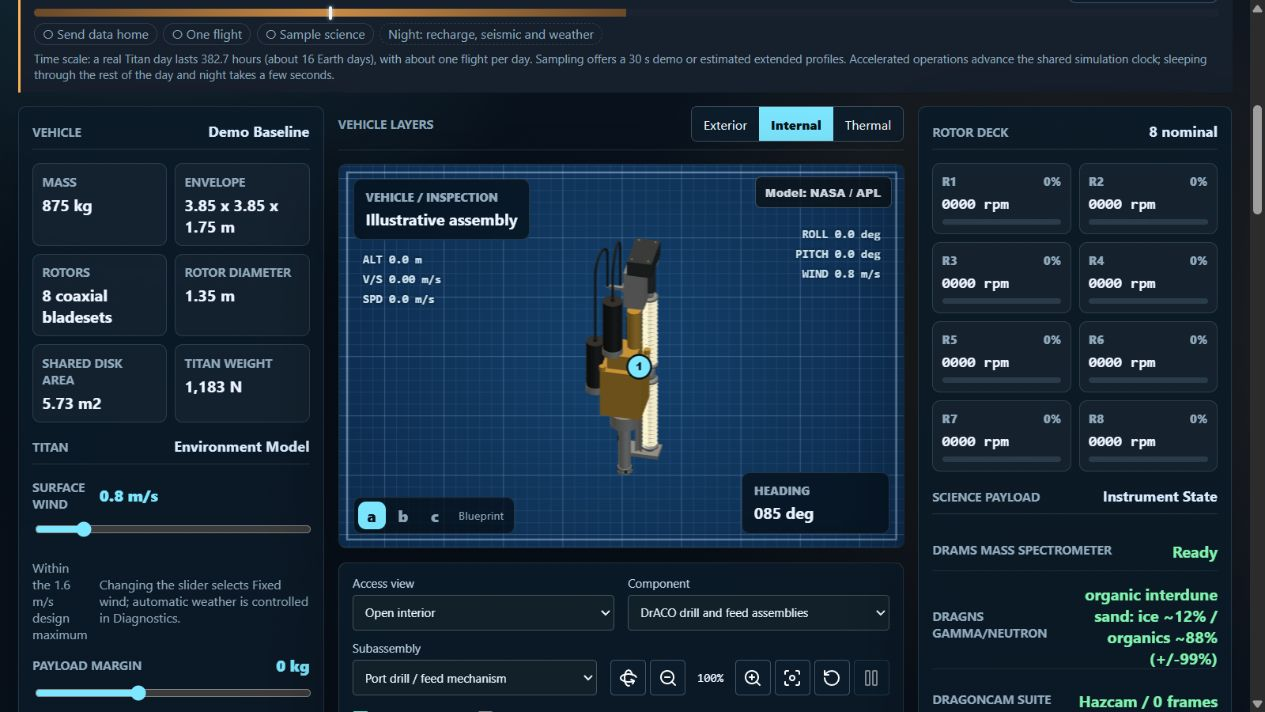
#> input picture research/drill-drive-2026-10-27/installed-port.png, 1265 x 712 px, given in place of draco-ams2024-210.jpg, which was not available
$ python comparison.py
#> lines starting #> are read from the running program, lines starting #| are printed output that depends on the picture; pictures that were not available may be replaced by others from this repository, and a replacement may not be noted
"""Mechanical crops of the real source and actual WebGL mesh captures; no synthesis."""
from pathlib import Path
from PIL import Image, ImageOps, ImageDraw, ImageFont
base=Path(__file__).resolve().parent
font=ImageFont.truetype('C:/Windows/Fonts/arial.ttf',21)
small=ImageFont.truetype('C:/Windows/Fonts/arial.ttf',17)
panels=[
 ('REAL / EM1 COVERED DRIVE',base/'../sources/draco-ams2024/draco-ams2024-210.jpg',(620,875,825,1130)),
 ('SIM / COVERS ON',base/'isolated-drive-covers-on.png',(450,120,890,590)),
 ('SIM / COVERS OFF / ESTIMATES',base/'isolated-drive-covers-off.png',(450,120,890,590)),
]
out=Image.new('RGB',(1320,650),'#edf1f3');draw=ImageDraw.Draw(out)
#> after `out = Image.new('RGB', (1320, 650), '#edf1f3')`:
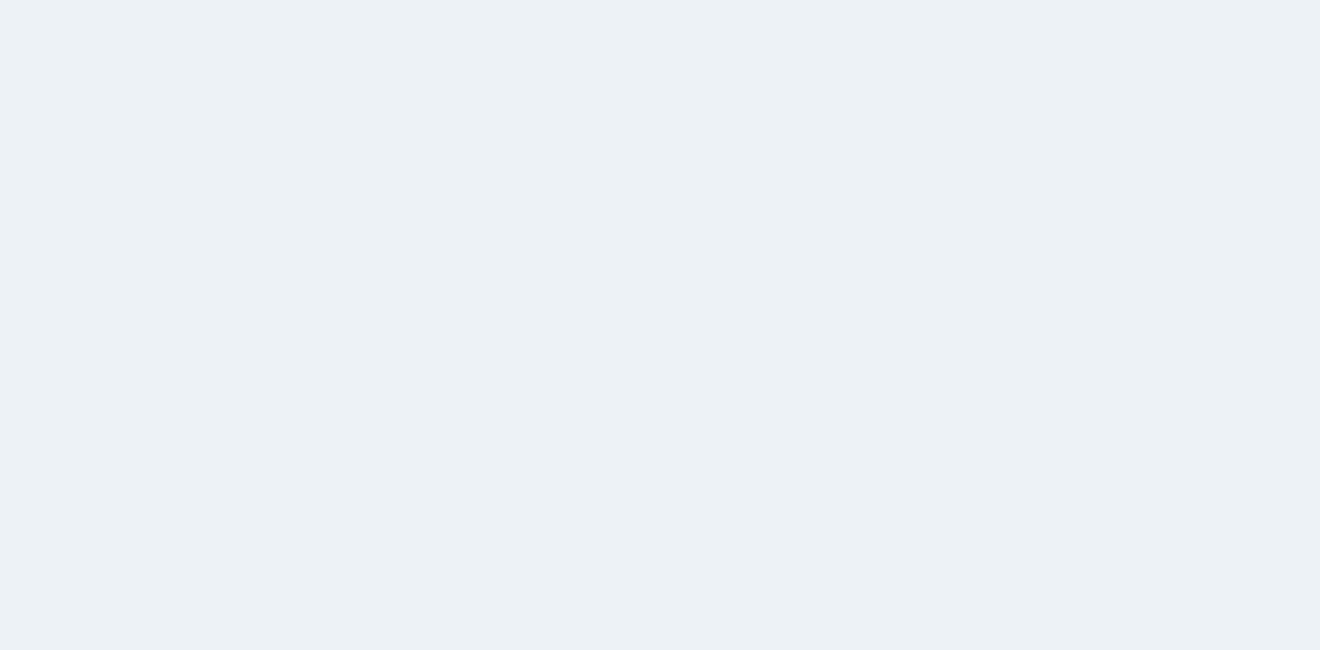
#> out: PIL image 1320x650 RGB; mean R, G, B 237, 241, 243
for i,(title,path,crop) in enumerate(panels):
 x=i*440;draw.text((x+12,20),title,font=font,fill='#152634')
 pic=ImageOps.contain(Image.open(path).convert('RGB').crop(crop),(410,490))
#> pic: PIL image 394x490 RGB; every value is 0
 out.paste(pic,(x+(440-pic.width)//2,65+(490-pic.height)//2))
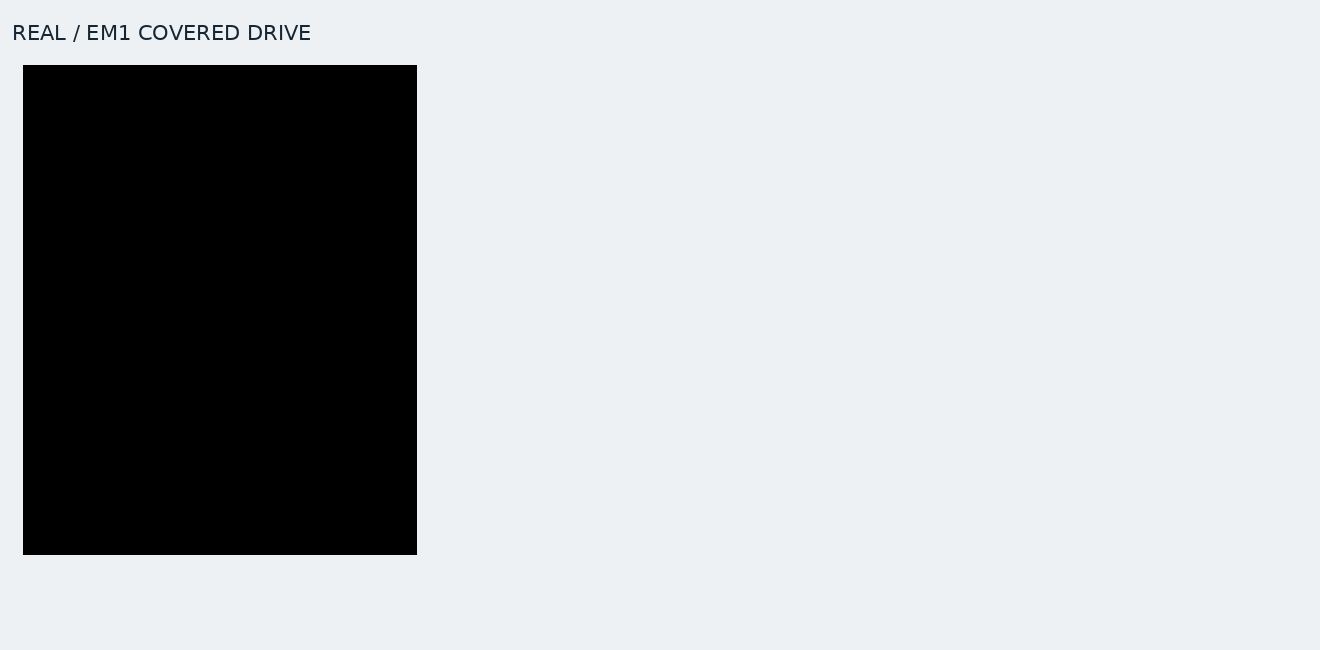
#> out: PIL image 1320x650 RGB; mean R, G, B 183.3, 186.4, 188
#> pass 2 of the loop `for i,(title,path,crop) in enumerate(panels):`:
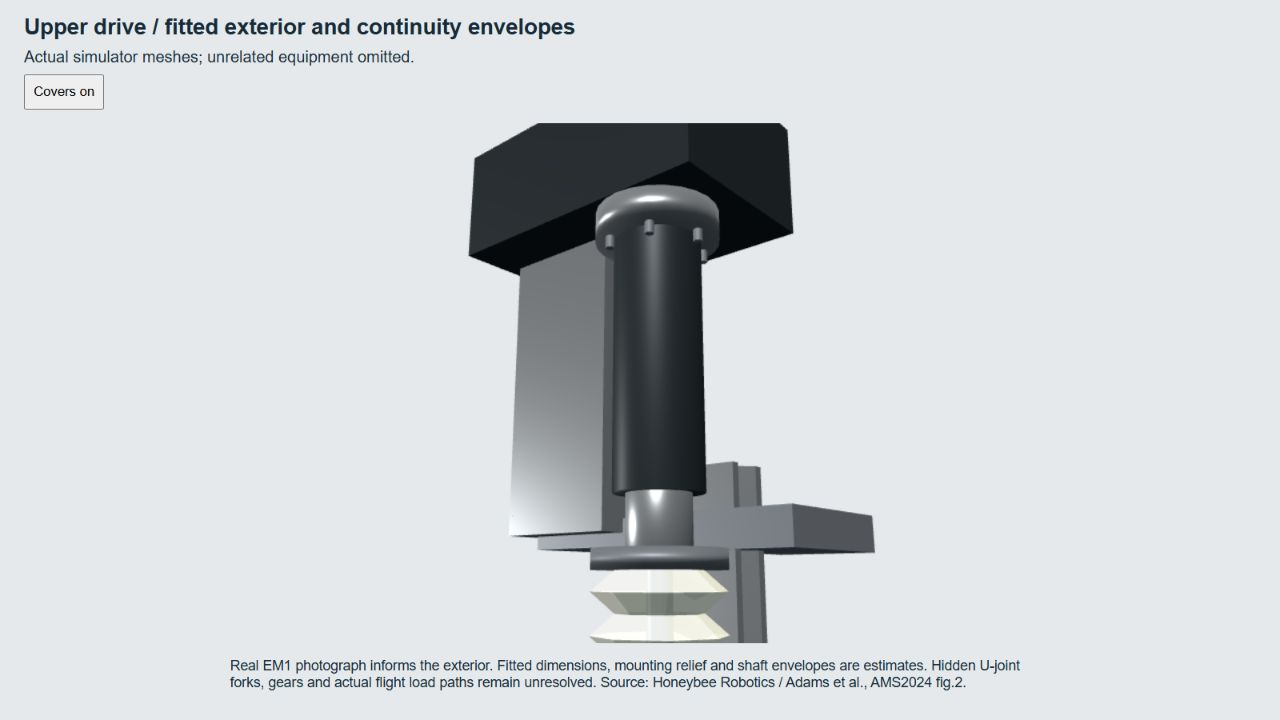
#> input picture research/drill-drive-2026-10-27/isolated-drive-covers-on.png, 1280 x 720 px
#> `pic=ImageOps.contain(Image.open(path).convert('RGB').crop(crop),(410,4..`:
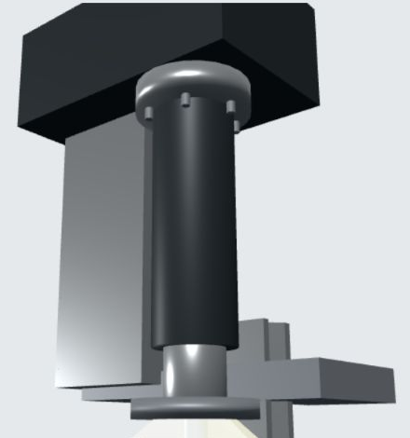
#> pic: PIL image 410x438 RGB; mean R, G, B 148.1, 152.5, 155.7
#> `out.paste(pic,(x+(440-pic.width)//2,65+(490-pic.height)//2))`:
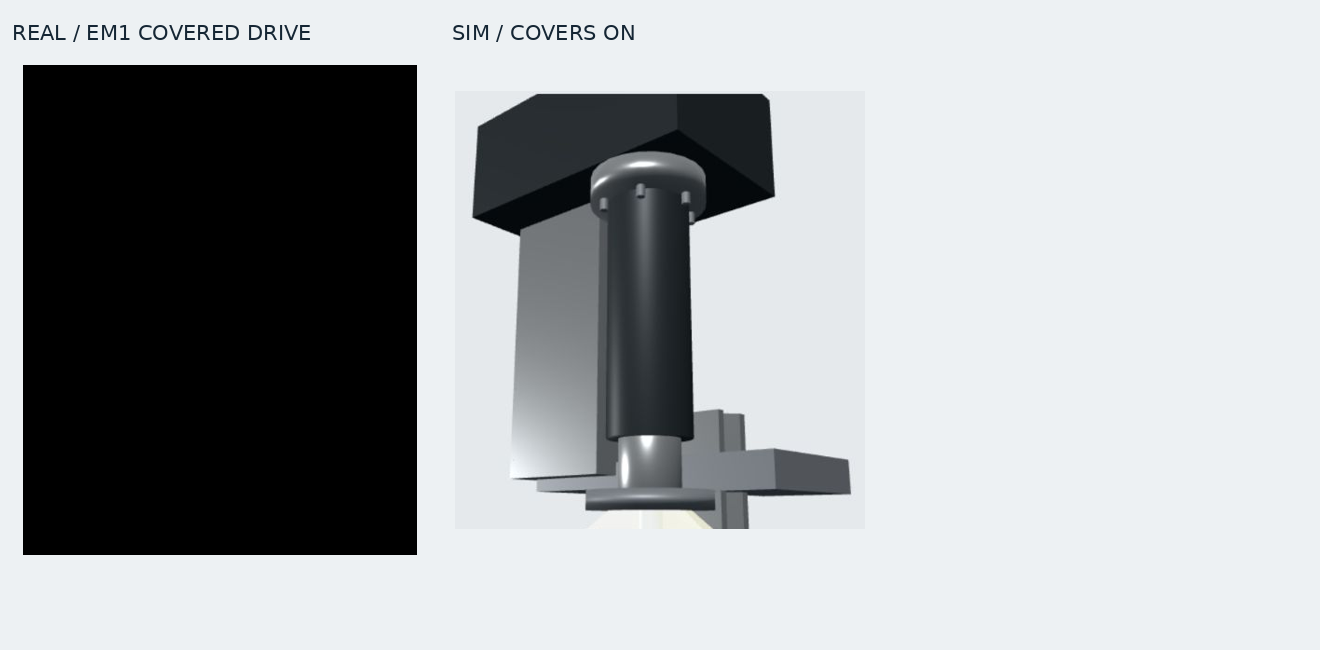
#> out: PIL image 1320x650 RGB; mean R, G, B 164.5, 167.7, 169.5
#> pass 3 of the loop `for i,(title,path,crop) in enumerate(panels):`:
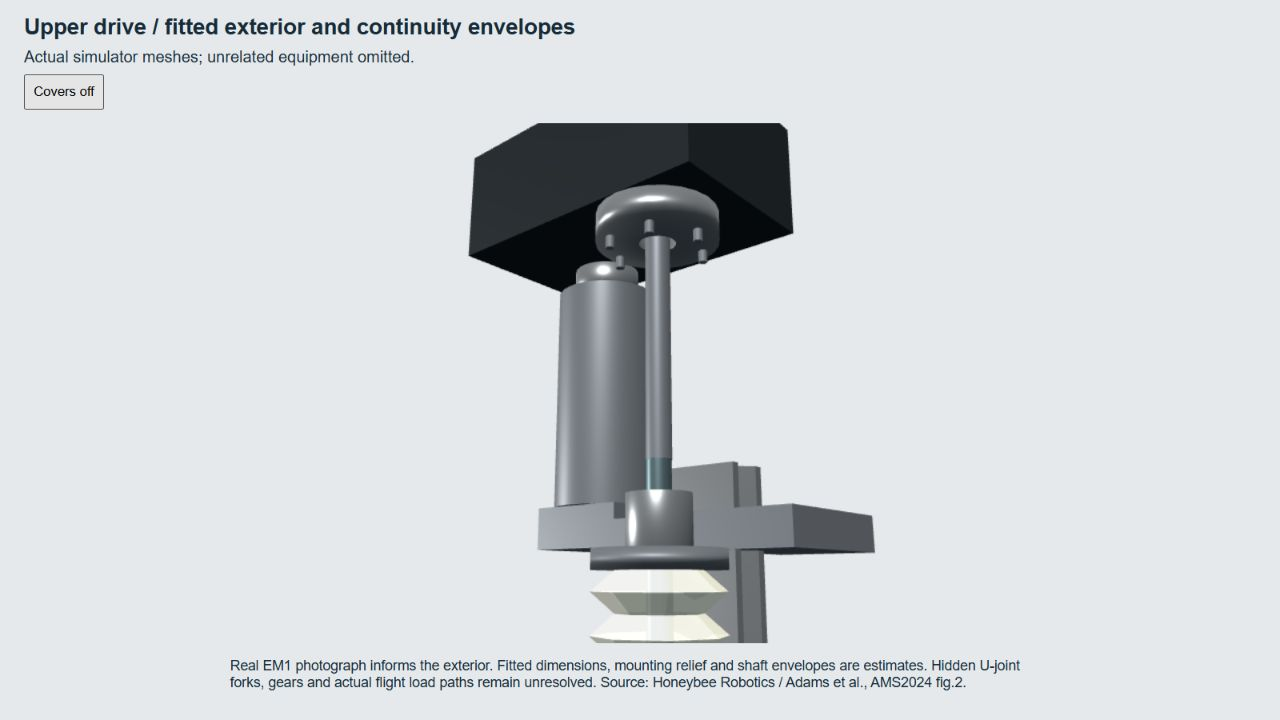
#> input picture research/drill-drive-2026-10-27/isolated-drive-covers-off.png, 1280 x 720 px
#> `pic=ImageOps.contain(Image.open(path).convert('RGB').crop(crop),(410,4..`:
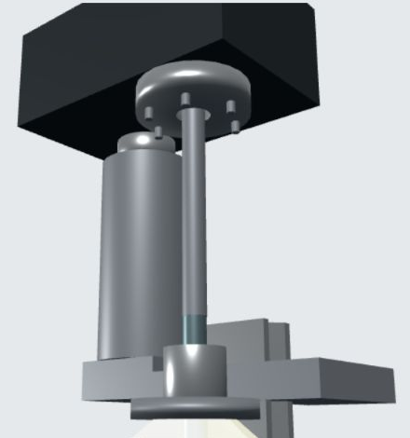
#> pic: PIL image 410x438 RGB; mean R, G, B 161.6, 166, 169.5
#> `out.paste(pic,(x+(440-pic.width)//2,65+(490-pic.height)//2))`:
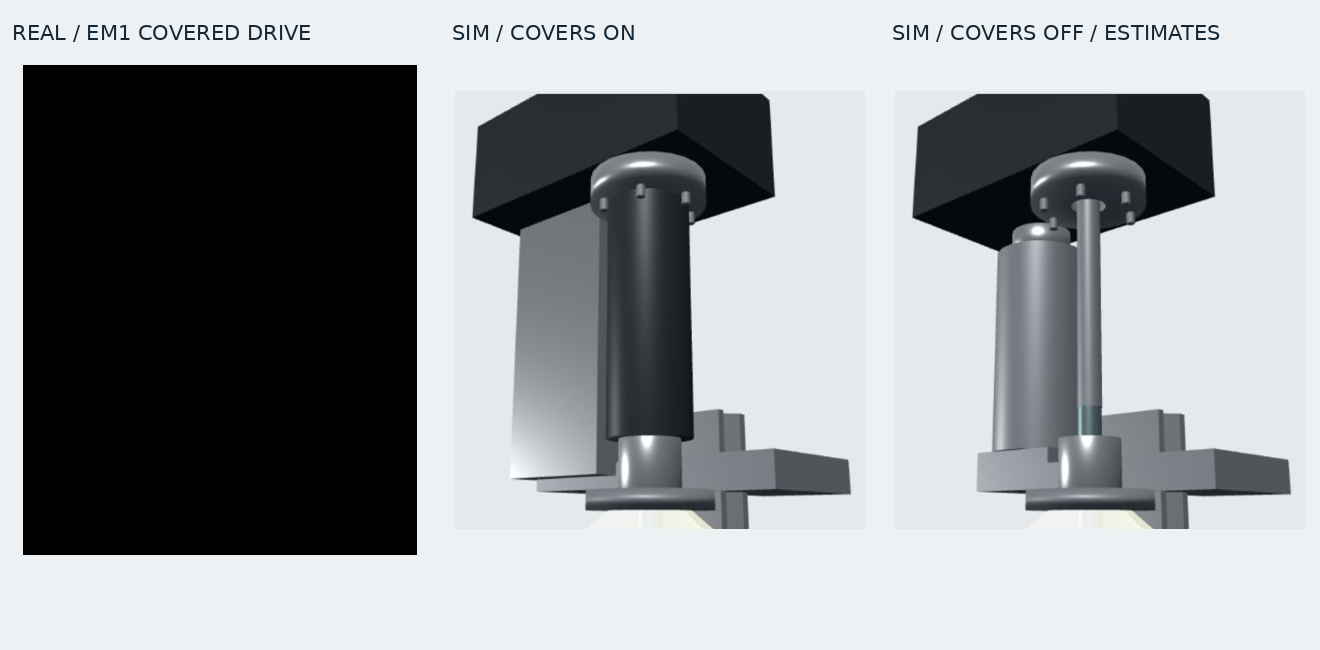
#> out: PIL image 1320x650 RGB; mean R, G, B 148.4, 151.7, 153.8
draw.text((15,585),'Source: Adams / Dottinger / Corrigan, Honeybee Robotics, AMS2024 fig.2; NASA proceedings.',font=small,fill='#253b4c')
draw.text((15,614),'Fitted mounting and shaft envelopes are estimates. Actual U-joint forks/gears and flight load path remain unknown.',font=small,fill='#253b4c')
out.save(base/'real-model-comparison.jpg',quality=92)
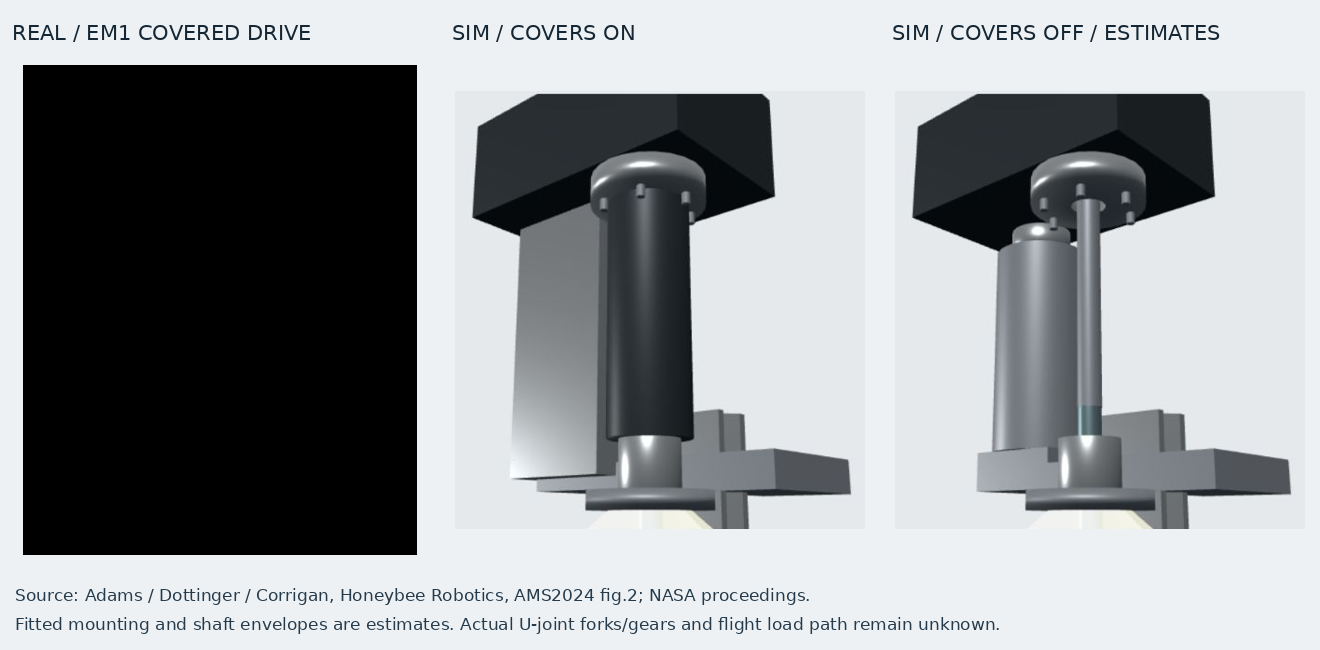
#> saved as real-model-comparison.jpg: PIL image 1320x650 RGB; mean R, G, B 147.1, 150.5, 152.8
